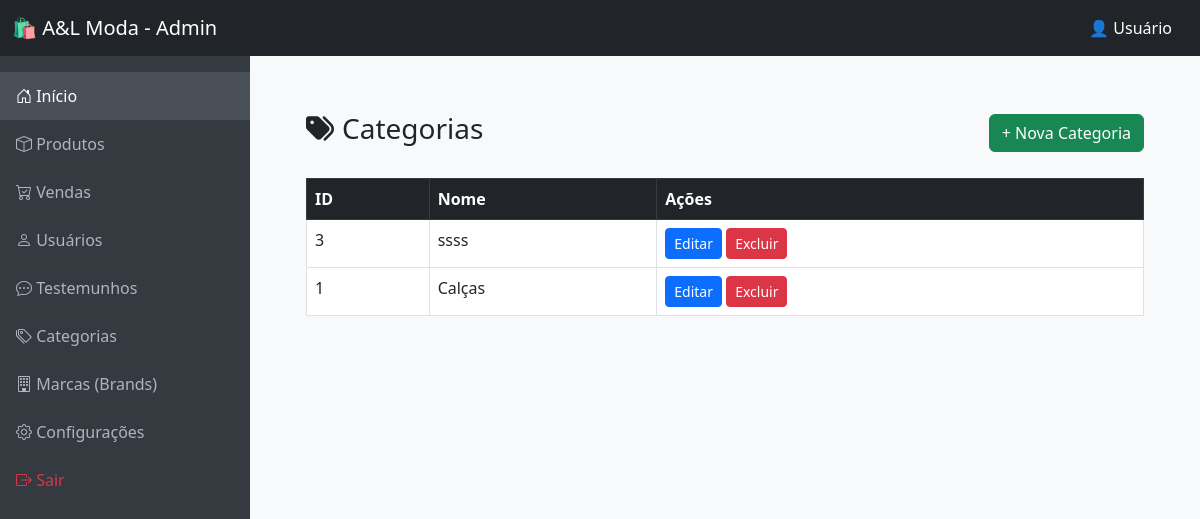
Screenshot of /painel/admin/categorias.php with the database file from the repository.
### tables this page shows
CREATE TABLE `categorias` (
  `id` int(11) NOT NULL,
  `nome` varchar(255) NOT NULL
);

### painel/admin/categorias.php (the view, shortened to what this page needs)
<?php
include_once('C:\xampp\htdocs\A&Lmoda\conexao.php');
$categorias = $conn->query("SELECT * FROM categorias ORDER BY id DESC");
?>
<!DOCTYPE html>
<html lang="pt-br">
<head>
  <link href="https://cdn.jsdelivr.net/npm/bootstrap@5.3.0/dist/css/bootstrap.min.css" rel="stylesheet">
</head>
<body class="bg-light p-4">
<?php include_once('./navbar.php'); ?>
<div class="main-content" style="margin-top: 56px;">
  <div class="d-flex justify-content-between align-items-center mb-4">
    <h3><i class="fas fa-tags me-2"></i>Categorias</h3>
    <button class="btn btn-success" data-bs-toggle="modal" data-bs-target="#modalAdd">+ Nova Categoria</button>
  </div>
  <table class="table table-bordered table-hover">
    <thead class="table-dark">
      <tr>
        <th>ID</th>
        <th>Nome</th>
        <th>Ações</th>
      </tr>
    </thead>
    <tbody>
      <?php while ($cat = $categorias->fetch_assoc()): ?>
        <tr>
          <td><?= $cat['id'] ?></td>
          <td><?= $cat['nome'] ?></td>
          <td>
            <button class="btn btn-primary btn-sm" data-bs-toggle="modal" data-bs-target="#modalEdit<?= $cat['id'] ?>">Editar</button>
            <form method="POST" class="d-inline">
              <button name="delete_categoria" class="btn btn-danger btn-sm" onclick="return confirm('Deseja excluir esta categoria?')">Excluir</button>
            </form>
          </td>
        </tr>
      <?php endwhile; ?>
    </tbody>
  </table>
</div>
</body>
</html>

### painel/admin/navbar.php (style rules this page uses)
body { font-family: 'Segoe UI', sans-serif; background-color: #f8f9fa; }
.main-content { margin-left: 250px; padding: 2rem; }

### rows the page displays
categorias: id "3", nome "ssss"
categorias: id "1", nome "Calças"
